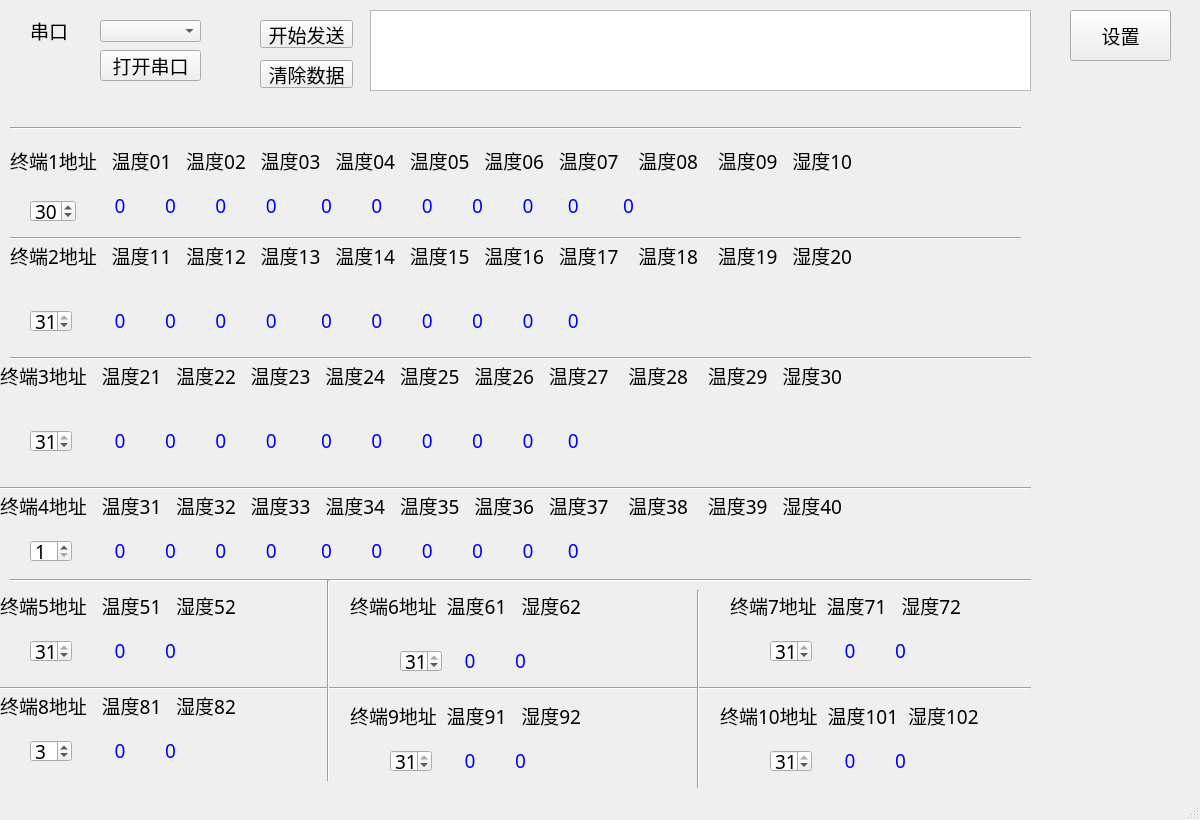
<?xml version="1.0" encoding="UTF-8"?>
<ui version="4.0">
 <class>MainWindow</class>
 <widget class="QMainWindow" name="MainWindow">
  <property name="enabled">
   <bool>true</bool>
  </property>
  <property name="geometry">
   <rect>
    <x>0</x>
    <y>0</y>
    <width>1200</width>
    <height>820</height>
   </rect>
  </property>
  <property name="minimumSize">
   <size>
    <width>1200</width>
    <height>820</height>
   </size>
  </property>
  <property name="maximumSize">
   <size>
    <width>1200</width>
    <height>820</height>
   </size>
  </property>
  <property name="font">
   <font>
    <family>宋体</family>
    <pointsize>14</pointsize>
   </font>
  </property>
  <property name="windowTitle">
   <string>多路温湿度监测                  无锡广播电视集团    designed by zjjohn</string>
  </property>
  <property name="windowOpacity">
   <double>1.000000000000000</double>
  </property>
  <widget class="QWidget" name="centralwidget">
   <widget class="QPushButton" name="open_close_button">
    <property name="geometry">
     <rect>
      <x>100</x>
      <y>50</y>
      <width>101</width>
      <height>31</height>
     </rect>
    </property>
    <property name="text">
     <string>打开串口</string>
    </property>
   </widget>
   <widget class="QLabel" name="label_com">
    <property name="geometry">
     <rect>
      <x>30</x>
      <y>20</y>
      <width>61</width>
      <height>21</height>
     </rect>
    </property>
    <property name="text">
     <string>串口</string>
    </property>
   </widget>
   <widget class="QTextBrowser" name="textBrowser">
    <property name="geometry">
     <rect>
      <x>370</x>
      <y>10</y>
      <width>661</width>
      <height>81</height>
     </rect>
    </property>
   </widget>
   <widget class="QComboBox" name="serial_COM_comboBox">
    <property name="geometry">
     <rect>
      <x>100</x>
      <y>20</y>
      <width>101</width>
      <height>22</height>
     </rect>
    </property>
    <property name="currentText">
     <string/>
    </property>
   </widget>
   <widget class="QPushButton" name="start_stop_button">
    <property name="geometry">
     <rect>
      <x>260</x>
      <y>20</y>
      <width>93</width>
      <height>28</height>
     </rect>
    </property>
    <property name="text">
     <string>开始发送</string>
    </property>
   </widget>
   <widget class="QPushButton" name="clear_button">
    <property name="geometry">
     <rect>
      <x>260</x>
      <y>60</y>
      <width>93</width>
      <height>28</height>
     </rect>
    </property>
    <property name="text">
     <string>清除数据</string>
    </property>
   </widget>
   <widget class="QLabel" name="label_1_1">
    <property name="geometry">
     <rect>
      <x>10</x>
      <y>150</y>
      <width>1231</width>
      <height>21</height>
     </rect>
    </property>
    <property name="text">
     <string>终端1地址   温度01   温度02   温度03   温度04   温度05   温度06   温度07    温度08    温度09   湿度10 </string>
    </property>
   </widget>
   <widget class="QSpinBox" name="spinBox1">
    <property name="geometry">
     <rect>
      <x>30</x>
      <y>200</y>
      <width>46</width>
      <height>22</height>
     </rect>
    </property>
    <property name="minimum">
     <number>1</number>
    </property>
    <property name="maximum">
     <number>31</number>
    </property>
    <property name="value">
     <number>30</number>
    </property>
   </widget>
   <widget class="QSpinBox" name="spinBox2">
    <property name="geometry">
     <rect>
      <x>30</x>
      <y>310</y>
      <width>42</width>
      <height>22</height>
     </rect>
    </property>
    <property name="minimum">
     <number>1</number>
    </property>
    <property name="maximum">
     <number>31</number>
    </property>
    <property name="value">
     <number>31</number>
    </property>
   </widget>
   <widget class="QSpinBox" name="spinBox5">
    <property name="geometry">
     <rect>
      <x>30</x>
      <y>640</y>
      <width>42</width>
      <height>22</height>
     </rect>
    </property>
    <property name="minimum">
     <number>1</number>
    </property>
    <property name="maximum">
     <number>31</number>
    </property>
    <property name="value">
     <number>31</number>
    </property>
   </widget>
   <widget class="QLabel" name="label_1_2">
    <property name="geometry">
     <rect>
      <x>90</x>
      <y>190</y>
      <width>1111</width>
      <height>31</height>
     </rect>
    </property>
    <property name="palette">
     <palette>
      <active>
       <colorrole role="WindowText">
        <brush brushstyle="SolidPattern">
         <color alpha="255">
          <red>0</red>
          <green>0</green>
          <blue>255</blue>
         </color>
        </brush>
       </colorrole>
      </active>
      <inactive>
       <colorrole role="WindowText">
        <brush brushstyle="SolidPattern">
         <color alpha="255">
          <red>0</red>
          <green>0</green>
          <blue>255</blue>
         </color>
        </brush>
       </colorrole>
      </inactive>
      <disabled>
       <colorrole role="WindowText">
        <brush brushstyle="SolidPattern">
         <color alpha="255">
          <red>120</red>
          <green>120</green>
          <blue>120</blue>
         </color>
        </brush>
       </colorrole>
      </disabled>
     </palette>
    </property>
    <property name="text">
     <string>     0        0        0        0         0        0        0        0        0       0         0</string>
    </property>
   </widget>
   <widget class="QLabel" name="label_2_1">
    <property name="geometry">
     <rect>
      <x>10</x>
      <y>230</y>
      <width>1211</width>
      <height>51</height>
     </rect>
    </property>
    <property name="text">
     <string>终端2地址   温度11   温度12   温度13   温度14   温度15   温度16   温度17    温度18    温度19   湿度20 </string>
    </property>
   </widget>
   <widget class="QLabel" name="label_2_2">
    <property name="geometry">
     <rect>
      <x>90</x>
      <y>300</y>
      <width>1131</width>
      <height>41</height>
     </rect>
    </property>
    <property name="palette">
     <palette>
      <active>
       <colorrole role="WindowText">
        <brush brushstyle="SolidPattern">
         <color alpha="255">
          <red>0</red>
          <green>0</green>
          <blue>255</blue>
         </color>
        </brush>
       </colorrole>
      </active>
      <inactive>
       <colorrole role="WindowText">
        <brush brushstyle="SolidPattern">
         <color alpha="255">
          <red>0</red>
          <green>0</green>
          <blue>255</blue>
         </color>
        </brush>
       </colorrole>
      </inactive>
      <disabled>
       <colorrole role="WindowText">
        <brush brushstyle="SolidPattern">
         <color alpha="255">
          <red>120</red>
          <green>120</green>
          <blue>120</blue>
         </color>
        </brush>
       </colorrole>
      </disabled>
     </palette>
    </property>
    <property name="text">
     <string>     0        0        0        0         0        0        0        0        0       0        </string>
    </property>
   </widget>
   <widget class="QLabel" name="label_3_1">
    <property name="geometry">
     <rect>
      <x>0</x>
      <y>350</y>
      <width>1211</width>
      <height>51</height>
     </rect>
    </property>
    <property name="text">
     <string>终端3地址   温度21   温度22   温度23   温度24   温度25   温度26   温度27    温度28    温度29   湿度30 </string>
    </property>
   </widget>
   <widget class="QLabel" name="label_3_2">
    <property name="geometry">
     <rect>
      <x>90</x>
      <y>420</y>
      <width>1111</width>
      <height>41</height>
     </rect>
    </property>
    <property name="palette">
     <palette>
      <active>
       <colorrole role="WindowText">
        <brush brushstyle="SolidPattern">
         <color alpha="255">
          <red>0</red>
          <green>0</green>
          <blue>255</blue>
         </color>
        </brush>
       </colorrole>
      </active>
      <inactive>
       <colorrole role="WindowText">
        <brush brushstyle="SolidPattern">
         <color alpha="255">
          <red>0</red>
          <green>0</green>
          <blue>255</blue>
         </color>
        </brush>
       </colorrole>
      </inactive>
      <disabled>
       <colorrole role="WindowText">
        <brush brushstyle="SolidPattern">
         <color alpha="255">
          <red>120</red>
          <green>120</green>
          <blue>120</blue>
         </color>
        </brush>
       </colorrole>
      </disabled>
     </palette>
    </property>
    <property name="text">
     <string>     0        0        0        0         0        0        0        0        0       0        </string>
    </property>
   </widget>
   <widget class="QSpinBox" name="spinBox3">
    <property name="geometry">
     <rect>
      <x>30</x>
      <y>430</y>
      <width>42</width>
      <height>22</height>
     </rect>
    </property>
    <property name="minimum">
     <number>1</number>
    </property>
    <property name="maximum">
     <number>31</number>
    </property>
    <property name="value">
     <number>31</number>
    </property>
   </widget>
   <widget class="QLabel" name="label_4_1">
    <property name="geometry">
     <rect>
      <x>0</x>
      <y>480</y>
      <width>1211</width>
      <height>51</height>
     </rect>
    </property>
    <property name="text">
     <string>终端4地址   温度31   温度32   温度33   温度34   温度35   温度36   温度37    温度38    温度39   湿度40 </string>
    </property>
   </widget>
   <widget class="QLabel" name="label_4_2">
    <property name="geometry">
     <rect>
      <x>90</x>
      <y>530</y>
      <width>1121</width>
      <height>41</height>
     </rect>
    </property>
    <property name="palette">
     <palette>
      <active>
       <colorrole role="WindowText">
        <brush brushstyle="SolidPattern">
         <color alpha="255">
          <red>0</red>
          <green>0</green>
          <blue>255</blue>
         </color>
        </brush>
       </colorrole>
      </active>
      <inactive>
       <colorrole role="WindowText">
        <brush brushstyle="SolidPattern">
         <color alpha="255">
          <red>0</red>
          <green>0</green>
          <blue>255</blue>
         </color>
        </brush>
       </colorrole>
      </inactive>
      <disabled>
       <colorrole role="WindowText">
        <brush brushstyle="SolidPattern">
         <color alpha="255">
          <red>120</red>
          <green>120</green>
          <blue>120</blue>
         </color>
        </brush>
       </colorrole>
      </disabled>
     </palette>
    </property>
    <property name="text">
     <string>     0        0        0        0         0        0        0        0        0       0        </string>
    </property>
   </widget>
   <widget class="QSpinBox" name="spinBox4">
    <property name="geometry">
     <rect>
      <x>30</x>
      <y>540</y>
      <width>42</width>
      <height>22</height>
     </rect>
    </property>
    <property name="minimum">
     <number>1</number>
    </property>
    <property name="maximum">
     <number>31</number>
    </property>
    <property name="value">
     <number>1</number>
    </property>
   </widget>
   <widget class="QLabel" name="label_5_1">
    <property name="geometry">
     <rect>
      <x>0</x>
      <y>580</y>
      <width>331</width>
      <height>51</height>
     </rect>
    </property>
    <property name="text">
     <string>终端5地址   温度51   湿度52 </string>
    </property>
   </widget>
   <widget class="QLabel" name="label_5_2">
    <property name="geometry">
     <rect>
      <x>90</x>
      <y>630</y>
      <width>241</width>
      <height>41</height>
     </rect>
    </property>
    <property name="palette">
     <palette>
      <active>
       <colorrole role="WindowText">
        <brush brushstyle="SolidPattern">
         <color alpha="255">
          <red>0</red>
          <green>0</green>
          <blue>255</blue>
         </color>
        </brush>
       </colorrole>
      </active>
      <inactive>
       <colorrole role="WindowText">
        <brush brushstyle="SolidPattern">
         <color alpha="255">
          <red>0</red>
          <green>0</green>
          <blue>255</blue>
         </color>
        </brush>
       </colorrole>
      </inactive>
      <disabled>
       <colorrole role="WindowText">
        <brush brushstyle="SolidPattern">
         <color alpha="255">
          <red>120</red>
          <green>120</green>
          <blue>120</blue>
         </color>
        </brush>
       </colorrole>
      </disabled>
     </palette>
    </property>
    <property name="text">
     <string>     0        0     </string>
    </property>
   </widget>
   <widget class="QLabel" name="label_6_2">
    <property name="geometry">
     <rect>
      <x>440</x>
      <y>640</y>
      <width>241</width>
      <height>41</height>
     </rect>
    </property>
    <property name="palette">
     <palette>
      <active>
       <colorrole role="WindowText">
        <brush brushstyle="SolidPattern">
         <color alpha="255">
          <red>0</red>
          <green>0</green>
          <blue>255</blue>
         </color>
        </brush>
       </colorrole>
      </active>
      <inactive>
       <colorrole role="WindowText">
        <brush brushstyle="SolidPattern">
         <color alpha="255">
          <red>0</red>
          <green>0</green>
          <blue>255</blue>
         </color>
        </brush>
       </colorrole>
      </inactive>
      <disabled>
       <colorrole role="WindowText">
        <brush brushstyle="SolidPattern">
         <color alpha="255">
          <red>120</red>
          <green>120</green>
          <blue>120</blue>
         </color>
        </brush>
       </colorrole>
      </disabled>
     </palette>
    </property>
    <property name="text">
     <string>     0        0     </string>
    </property>
   </widget>
   <widget class="QSpinBox" name="spinBox6">
    <property name="geometry">
     <rect>
      <x>400</x>
      <y>650</y>
      <width>42</width>
      <height>22</height>
     </rect>
    </property>
    <property name="minimum">
     <number>1</number>
    </property>
    <property name="maximum">
     <number>31</number>
    </property>
    <property name="value">
     <number>31</number>
    </property>
   </widget>
   <widget class="QLabel" name="label_6_1">
    <property name="geometry">
     <rect>
      <x>350</x>
      <y>580</y>
      <width>331</width>
      <height>51</height>
     </rect>
    </property>
    <property name="text">
     <string>终端6地址  温度61   湿度62 </string>
    </property>
   </widget>
   <widget class="QLabel" name="label_7_2">
    <property name="geometry">
     <rect>
      <x>820</x>
      <y>630</y>
      <width>241</width>
      <height>41</height>
     </rect>
    </property>
    <property name="palette">
     <palette>
      <active>
       <colorrole role="WindowText">
        <brush brushstyle="SolidPattern">
         <color alpha="255">
          <red>0</red>
          <green>0</green>
          <blue>255</blue>
         </color>
        </brush>
       </colorrole>
      </active>
      <inactive>
       <colorrole role="WindowText">
        <brush brushstyle="SolidPattern">
         <color alpha="255">
          <red>0</red>
          <green>0</green>
          <blue>255</blue>
         </color>
        </brush>
       </colorrole>
      </inactive>
      <disabled>
       <colorrole role="WindowText">
        <brush brushstyle="SolidPattern">
         <color alpha="255">
          <red>120</red>
          <green>120</green>
          <blue>120</blue>
         </color>
        </brush>
       </colorrole>
      </disabled>
     </palette>
    </property>
    <property name="text">
     <string>     0        0     </string>
    </property>
   </widget>
   <widget class="QSpinBox" name="spinBox7">
    <property name="geometry">
     <rect>
      <x>770</x>
      <y>640</y>
      <width>42</width>
      <height>22</height>
     </rect>
    </property>
    <property name="minimum">
     <number>1</number>
    </property>
    <property name="maximum">
     <number>31</number>
    </property>
    <property name="value">
     <number>31</number>
    </property>
   </widget>
   <widget class="QLabel" name="label_7_1">
    <property name="geometry">
     <rect>
      <x>730</x>
      <y>580</y>
      <width>331</width>
      <height>51</height>
     </rect>
    </property>
    <property name="text">
     <string>终端7地址  温度71   湿度72 </string>
    </property>
   </widget>
   <widget class="QLabel" name="label_10_2">
    <property name="geometry">
     <rect>
      <x>820</x>
      <y>740</y>
      <width>241</width>
      <height>41</height>
     </rect>
    </property>
    <property name="palette">
     <palette>
      <active>
       <colorrole role="WindowText">
        <brush brushstyle="SolidPattern">
         <color alpha="255">
          <red>0</red>
          <green>0</green>
          <blue>255</blue>
         </color>
        </brush>
       </colorrole>
      </active>
      <inactive>
       <colorrole role="WindowText">
        <brush brushstyle="SolidPattern">
         <color alpha="255">
          <red>0</red>
          <green>0</green>
          <blue>255</blue>
         </color>
        </brush>
       </colorrole>
      </inactive>
      <disabled>
       <colorrole role="WindowText">
        <brush brushstyle="SolidPattern">
         <color alpha="255">
          <red>120</red>
          <green>120</green>
          <blue>120</blue>
         </color>
        </brush>
       </colorrole>
      </disabled>
     </palette>
    </property>
    <property name="text">
     <string>     0        0     </string>
    </property>
   </widget>
   <widget class="QLabel" name="label_8_2">
    <property name="geometry">
     <rect>
      <x>90</x>
      <y>730</y>
      <width>241</width>
      <height>41</height>
     </rect>
    </property>
    <property name="palette">
     <palette>
      <active>
       <colorrole role="WindowText">
        <brush brushstyle="SolidPattern">
         <color alpha="255">
          <red>0</red>
          <green>0</green>
          <blue>255</blue>
         </color>
        </brush>
       </colorrole>
      </active>
      <inactive>
       <colorrole role="WindowText">
        <brush brushstyle="SolidPattern">
         <color alpha="255">
          <red>0</red>
          <green>0</green>
          <blue>255</blue>
         </color>
        </brush>
       </colorrole>
      </inactive>
      <disabled>
       <colorrole role="WindowText">
        <brush brushstyle="SolidPattern">
         <color alpha="255">
          <red>120</red>
          <green>120</green>
          <blue>120</blue>
         </color>
        </brush>
       </colorrole>
      </disabled>
     </palette>
    </property>
    <property name="text">
     <string>     0        0     </string>
    </property>
   </widget>
   <widget class="QLabel" name="label_9_2">
    <property name="geometry">
     <rect>
      <x>440</x>
      <y>740</y>
      <width>241</width>
      <height>41</height>
     </rect>
    </property>
    <property name="palette">
     <palette>
      <active>
       <colorrole role="WindowText">
        <brush brushstyle="SolidPattern">
         <color alpha="255">
          <red>0</red>
          <green>0</green>
          <blue>255</blue>
         </color>
        </brush>
       </colorrole>
      </active>
      <inactive>
       <colorrole role="WindowText">
        <brush brushstyle="SolidPattern">
         <color alpha="255">
          <red>0</red>
          <green>0</green>
          <blue>255</blue>
         </color>
        </brush>
       </colorrole>
      </inactive>
      <disabled>
       <colorrole role="WindowText">
        <brush brushstyle="SolidPattern">
         <color alpha="255">
          <red>120</red>
          <green>120</green>
          <blue>120</blue>
         </color>
        </brush>
       </colorrole>
      </disabled>
     </palette>
    </property>
    <property name="text">
     <string>     0        0     </string>
    </property>
   </widget>
   <widget class="QSpinBox" name="spinBox9">
    <property name="geometry">
     <rect>
      <x>390</x>
      <y>750</y>
      <width>42</width>
      <height>22</height>
     </rect>
    </property>
    <property name="minimum">
     <number>1</number>
    </property>
    <property name="maximum">
     <number>31</number>
    </property>
    <property name="value">
     <number>31</number>
    </property>
   </widget>
   <widget class="QSpinBox" name="spinBox10">
    <property name="geometry">
     <rect>
      <x>770</x>
      <y>750</y>
      <width>42</width>
      <height>22</height>
     </rect>
    </property>
    <property name="minimum">
     <number>1</number>
    </property>
    <property name="maximum">
     <number>31</number>
    </property>
    <property name="value">
     <number>31</number>
    </property>
   </widget>
   <widget class="QSpinBox" name="spinBox8">
    <property name="geometry">
     <rect>
      <x>30</x>
      <y>740</y>
      <width>42</width>
      <height>22</height>
     </rect>
    </property>
    <property name="minimum">
     <number>1</number>
    </property>
    <property name="maximum">
     <number>31</number>
    </property>
    <property name="value">
     <number>3</number>
    </property>
   </widget>
   <widget class="QLabel" name="label_9_1">
    <property name="geometry">
     <rect>
      <x>350</x>
      <y>690</y>
      <width>331</width>
      <height>51</height>
     </rect>
    </property>
    <property name="text">
     <string>终端9地址  温度91   湿度92 </string>
    </property>
   </widget>
   <widget class="QLabel" name="label_8_1">
    <property name="geometry">
     <rect>
      <x>0</x>
      <y>680</y>
      <width>331</width>
      <height>51</height>
     </rect>
    </property>
    <property name="text">
     <string>终端8地址   温度81   湿度82 </string>
    </property>
   </widget>
   <widget class="QLabel" name="label_10_1">
    <property name="geometry">
     <rect>
      <x>720</x>
      <y>690</y>
      <width>331</width>
      <height>51</height>
     </rect>
    </property>
    <property name="text">
     <string>终端10地址  温度101  湿度102 </string>
    </property>
   </widget>
   <widget class="Line" name="line">
    <property name="geometry">
     <rect>
      <x>10</x>
      <y>120</y>
      <width>1011</width>
      <height>16</height>
     </rect>
    </property>
    <property name="orientation">
     <enum>Qt::Horizontal</enum>
    </property>
   </widget>
   <widget class="Line" name="line_2">
    <property name="geometry">
     <rect>
      <x>10</x>
      <y>230</y>
      <width>1011</width>
      <height>16</height>
     </rect>
    </property>
    <property name="orientation">
     <enum>Qt::Horizontal</enum>
    </property>
   </widget>
   <widget class="Line" name="line_3">
    <property name="geometry">
     <rect>
      <x>10</x>
      <y>350</y>
      <width>1021</width>
      <height>16</height>
     </rect>
    </property>
    <property name="orientation">
     <enum>Qt::Horizontal</enum>
    </property>
   </widget>
   <widget class="Line" name="line_4">
    <property name="geometry">
     <rect>
      <x>0</x>
      <y>480</y>
      <width>1031</width>
      <height>16</height>
     </rect>
    </property>
    <property name="orientation">
     <enum>Qt::Horizontal</enum>
    </property>
   </widget>
   <widget class="Line" name="line_5">
    <property name="geometry">
     <rect>
      <x>10</x>
      <y>570</y>
      <width>1021</width>
      <height>20</height>
     </rect>
    </property>
    <property name="orientation">
     <enum>Qt::Horizontal</enum>
    </property>
   </widget>
   <widget class="Line" name="line_6">
    <property name="geometry">
     <rect>
      <x>0</x>
      <y>680</y>
      <width>1031</width>
      <height>16</height>
     </rect>
    </property>
    <property name="orientation">
     <enum>Qt::Horizontal</enum>
    </property>
   </widget>
   <widget class="Line" name="line_7">
    <property name="geometry">
     <rect>
      <x>320</x>
      <y>580</y>
      <width>16</width>
      <height>201</height>
     </rect>
    </property>
    <property name="orientation">
     <enum>Qt::Vertical</enum>
    </property>
   </widget>
   <widget class="Line" name="line_8">
    <property name="geometry">
     <rect>
      <x>690</x>
      <y>590</y>
      <width>16</width>
      <height>201</height>
     </rect>
    </property>
    <property name="orientation">
     <enum>Qt::Vertical</enum>
    </property>
   </widget>
   <widget class="QPushButton" name="settinButton">
    <property name="geometry">
     <rect>
      <x>1070</x>
      <y>10</y>
      <width>101</width>
      <height>51</height>
     </rect>
    </property>
    <property name="text">
     <string>设置</string>
    </property>
   </widget>
  </widget>
  <widget class="QMenuBar" name="menubar">
   <property name="geometry">
    <rect>
     <x>0</x>
     <y>0</y>
     <width>1200</width>
     <height>29</height>
    </rect>
   </property>
  </widget>
  <widget class="QStatusBar" name="statusbar"/>
 </widget>
 <resources/>
 <connections>
  <connection>
   <sender>clear_button</sender>
   <signal>clicked()</signal>
   <receiver>textBrowser</receiver>
   <slot>clear()</slot>
   <hints>
    <hint type="sourcelabel">
     <x>305</x>
     <y>105</y>
    </hint>
    <hint type="destinationlabel">
     <x>615</x>
     <y>102</y>
    </hint>
   </hints>
  </connection>
  <connection>
   <sender>settinButton</sender>
   <signal>clicked()</signal>
   <receiver>MainWindow</receiver>
   <slot>slot1()</slot>
   <hints>
    <hint type="sourcelabel">
     <x>1115</x>
     <y>74</y>
    </hint>
    <hint type="destinationlabel">
     <x>1133</x>
     <y>131</y>
    </hint>
   </hints>
  </connection>
 </connections>
 <slots>
  <slot>start_stop_send_handle()</slot>
  <slot>slot1()</slot>
 </slots>
</ui>
